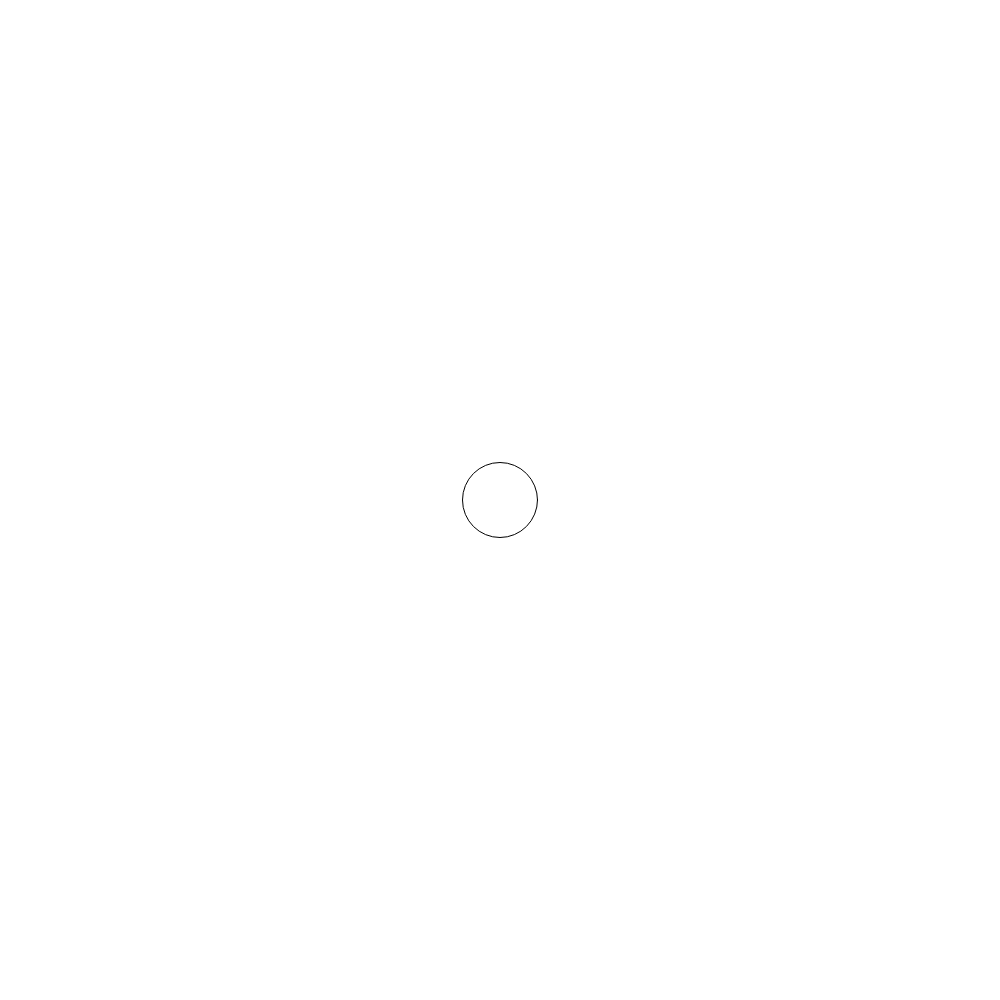
Frame 1 (no input)
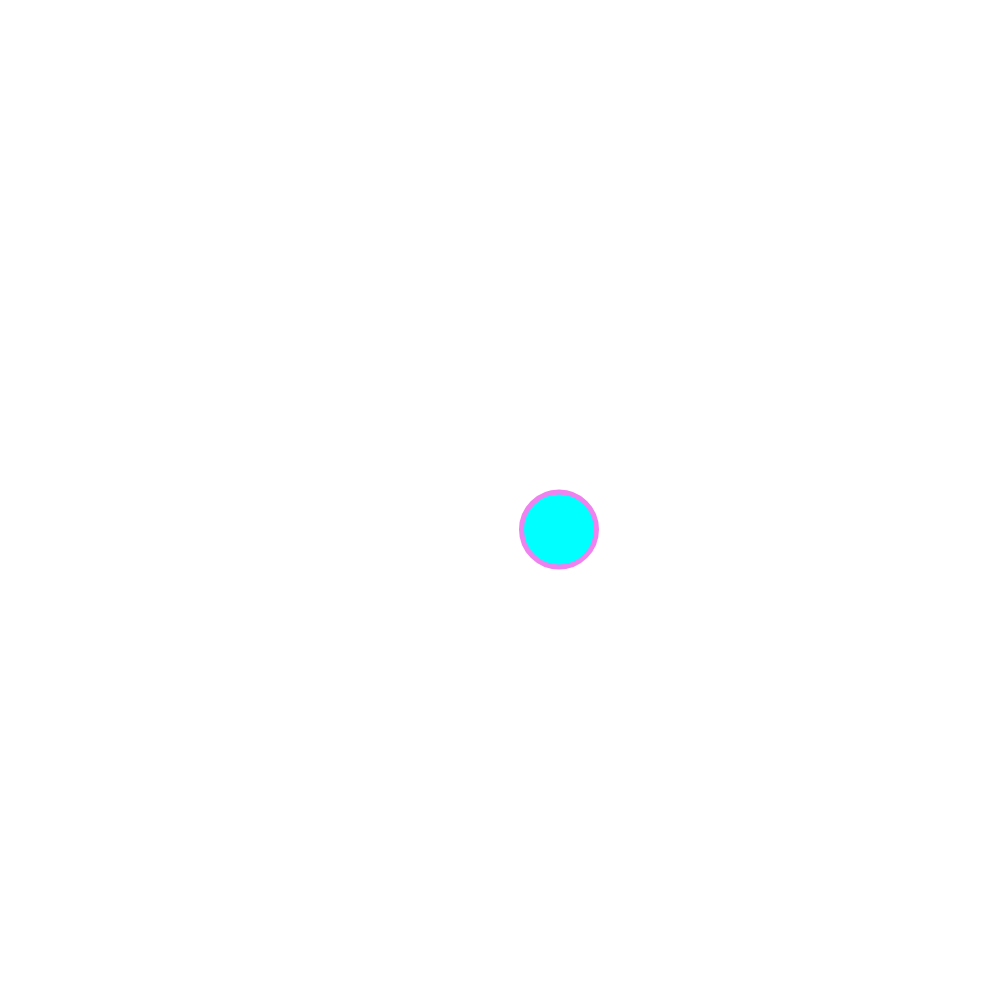
Frame 60 (no input)
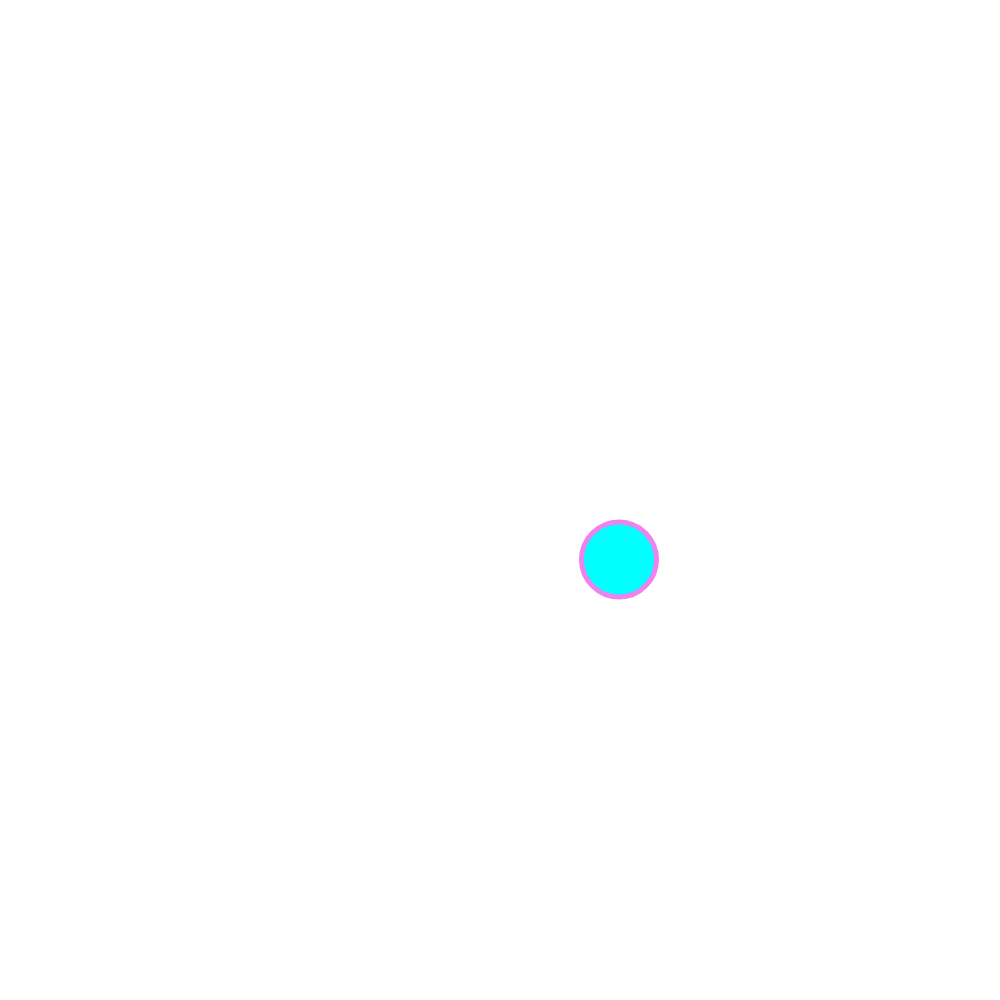
Frame 120 (the mouse pressed at the canvas centre since frame 60)

The p5.js sketch that drew these frames (run headless with seeded random() and noise() and a simulated clock; from frame 60 on, the mouse is pressed at the canvas centre):

// p5.js sketch
// ── sketch.js
// Setting up condition for movement across canvas


let x;
let y;
let xspeed;
let yspeed;
let clickCount = 0;
let ellipseWidth = 75; // we'll use this to detect when the right side of the circle is out of bounds

function setup() {
  createCanvas(1000, 1000);
  x = width / 2
  y = height / 2
  xspeed = 1; 
 // xspeed = -1; wh - when I change this from -1 to 1 and make the rightSide change below, it breaks???
  
  yspeed = 0.5 * xspeed;
}

function draw() { // 1 = draw function
  background('white');
  ellipse(x, y, ellipseWidth);
  x += xspeed;
  y += yspeed;

  // Draw a circle
  stroke('violet');
  strokeWeight(5);
  fill('aqua');
  //ellipse(x, y, 25, 25);
  
  // to figure out left side of circle -- it will be x minus half the circle
  // if we wanted right side it would be the same but plus x
  const leftSide = x - (ellipseWidth / 2);
  const rightSide = x + (ellipseWidth / 2);
  console.log('right side', rightSide);
  // the left side of your canvas is 0, the right side is 1000 but you were right when you referred to it as `width`
  // since my circle is now moving right, I'm using greater than (or equal to) width
  // if my circle was moving left to 0, I'd use a less than (or equal to) zero

  // you can use (rightSide < 0) to check if the right side was off (the whole circle was off the left side)
  // if you had a positive xspeed, you would then use (rightSide <= width) - wh - when I make this change to rightSide because I changed from -1 to 1 above, it seems to break again?  Because it needed to be >= :-))))
  if (rightSide >= width) {
  // announce the count
  noLoop();
  textSize(42);
  fill('black');
  text('Your score was ' + clickCount + '!', 100, 300);
}

}


// not the right condition, but what is??? how detect ellipse moving outside of canvas? 



// click the mouse
// this should not be in defined in draw function b/c p5 libs won't be able to 'find' it
function mousePressed() {
  var d = dist(mouseX, mouseY, x, y)
  console.log('pressed', d);
  // 3 = if condition, but why aren't clicks being detected
  if (d < (75 / 2)) {
    clickCount++;
    console.log('hit', clickCount);
  }
}
